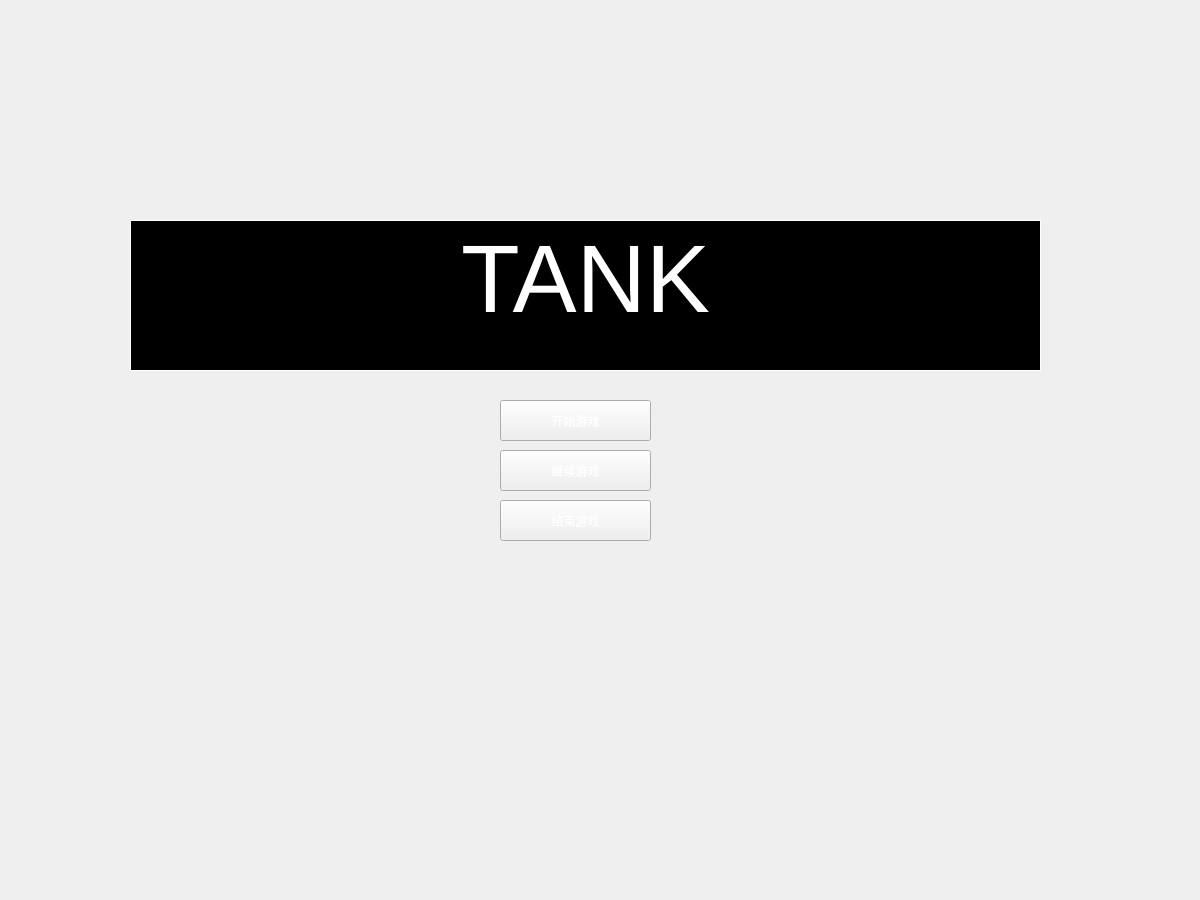
<?xml version="1.0" encoding="UTF-8"?>
<ui version="4.0">
 <class>Menu</class>
 <widget class="QWidget" name="Menu">
  <property name="enabled">
   <bool>true</bool>
  </property>
  <property name="geometry">
   <rect>
    <x>0</x>
    <y>0</y>
    <width>1200</width>
    <height>900</height>
   </rect>
  </property>
  <property name="minimumSize">
   <size>
    <width>1200</width>
    <height>900</height>
   </size>
  </property>
  <property name="maximumSize">
   <size>
    <width>1200</width>
    <height>900</height>
   </size>
  </property>
  <property name="windowTitle">
   <string>Form</string>
  </property>
  <widget class="QPushButton" name="pushButton">
   <property name="geometry">
    <rect>
     <x>500</x>
     <y>400</y>
     <width>151</width>
     <height>41</height>
    </rect>
   </property>
   <property name="styleSheet">
    <string notr="true">color: rgb(255, 255, 255);
font: 12pt &quot;黑体&quot;;
</string>
   </property>
   <property name="text">
    <string>开始游戏</string>
   </property>
  </widget>
  <widget class="QTextBrowser" name="textBrowser">
   <property name="geometry">
    <rect>
     <x>130</x>
     <y>220</y>
     <width>911</width>
     <height>151</height>
    </rect>
   </property>
   <property name="styleSheet">
    <string notr="true">background-color:rgb(0, 0, 0);
border:1px solid #ffffff;</string>
   </property>
   <property name="html">
    <string>&lt;!DOCTYPE HTML PUBLIC &quot;-//W3C//DTD HTML 4.0//EN&quot; &quot;http://www.w3.org/TR/REC-html40/strict.dtd&quot;&gt;
&lt;html&gt;&lt;head&gt;&lt;meta name=&quot;qrichtext&quot; content=&quot;1&quot; /&gt;&lt;style type=&quot;text/css&quot;&gt;
p, li { white-space: pre-wrap; }
&lt;/style&gt;&lt;/head&gt;&lt;body style=&quot; font-family:'SimSun'; font-size:9pt; font-weight:400; font-style:normal;&quot;&gt;
&lt;p align=&quot;center&quot; style=&quot; margin-top:0px; margin-bottom:0px; margin-left:0px; margin-right:0px; -qt-block-indent:0; text-indent:0px;&quot;&gt;&lt;span style=&quot; font-size:72pt; color:#ffffff;&quot;&gt;TANK&lt;/span&gt;&lt;/p&gt;&lt;/body&gt;&lt;/html&gt;</string>
   </property>
  </widget>
  <widget class="QPushButton" name="pushButton_2">
   <property name="geometry">
    <rect>
     <x>500</x>
     <y>500</y>
     <width>151</width>
     <height>41</height>
    </rect>
   </property>
   <property name="styleSheet">
    <string notr="true">color: rgb(255, 255, 255);
font: 12pt &quot;黑体&quot;;</string>
   </property>
   <property name="text">
    <string>结束游戏</string>
   </property>
  </widget>
  <widget class="QPushButton" name="pushButton_3">
   <property name="geometry">
    <rect>
     <x>500</x>
     <y>450</y>
     <width>151</width>
     <height>41</height>
    </rect>
   </property>
   <property name="styleSheet">
    <string notr="true">color: rgb(255, 255, 255);
font: 12pt &quot;黑体&quot;;
</string>
   </property>
   <property name="text">
    <string>继续游戏</string>
   </property>
  </widget>
 </widget>
 <resources/>
 <connections/>
</ui>
